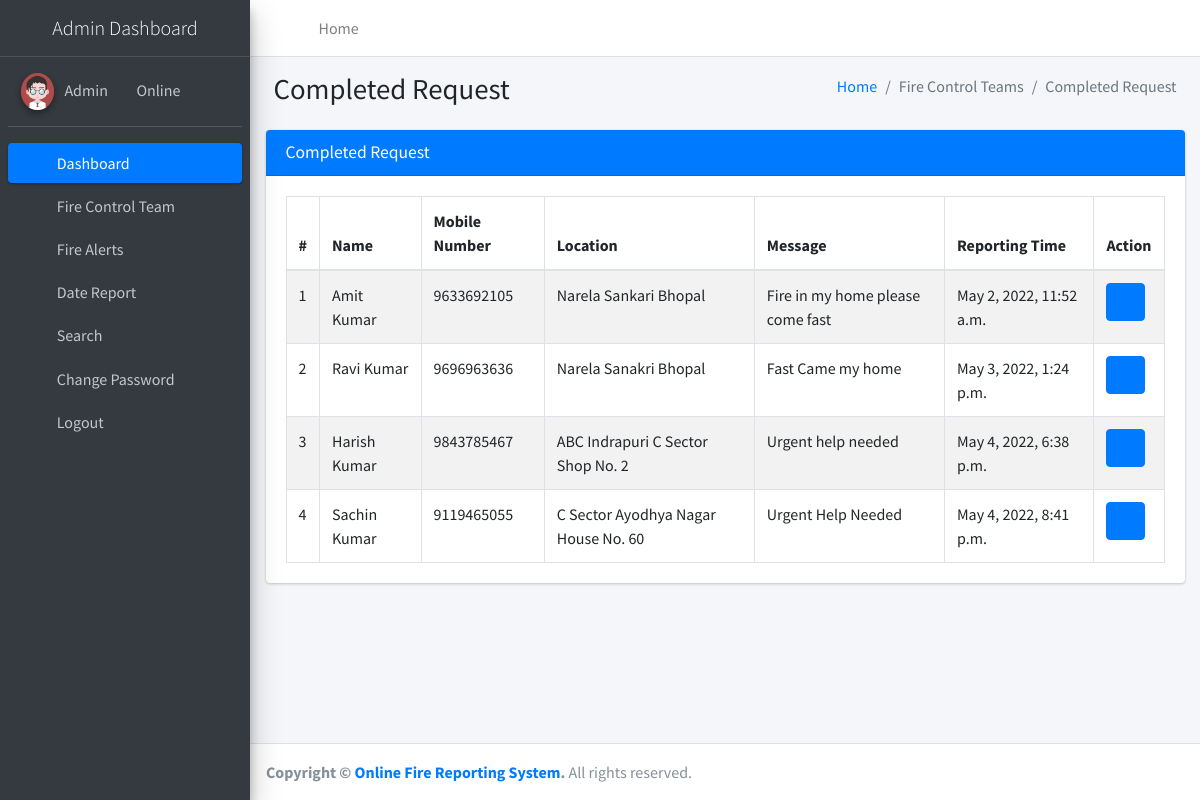
Screenshot of /completeRequest (signed in) with the database file from the repository.
### firereport/models.py (models this page shows, shortened)
class Firereport(models.Model):
    FullName = models.CharField(max_length=250, null=True)
    MobileNumber = models.CharField(max_length=12, null=True)
    Location = models.CharField(max_length=200, null=True)
    Message = models.CharField(max_length=200, null=True)
    AssignTo = models.ForeignKey(Teams, on_delete=models.CASCADE, null=True)
    Status = models.CharField(max_length=150, null=True)
    Postingdate = models.DateTimeField(auto_now_add=True)
    AssignedTime = models.CharField(max_length=150, null=True)
    UpdationDate = models.DateTimeField(null=True)

### firereport/views.py (the view)
# urls.py: path('completeRequest', completeRequest, name='completeRequest'),
def completeRequest(request):
    if not request.user.is_authenticated:
        return redirect('admin_login')
    firereport = Firereport.objects.filter(Status='Request Completed')
    return render(request, 'admin/completeRequest.html', locals())

### firereport/templates/admin/completeRequest.html
{% extends 'adminNavbar.html' %}
{% block main %}
{% load static %}
<section class="content">
    <div class="content-header">
        <div class="container-fluid">
            <div class="row mb-2">
                <div class="col-sm-6">
                    <h1 class="m-0">Completed Request</h1>
                </div>
                <div class="col-sm-6">
                    <ol class="breadcrumb float-sm-right">
                        <li class="breadcrumb-item"><a href="{% url 'dashboard' %}">Home</a></li>
                        <li class="breadcrumb-item active">Fire Control Teams</li>
                        <li class="breadcrumb-item active">Completed Request</li>
                    </ol>
                </div>
            </div>
        </div>
    </div>
    <div class="container-fluid">
        <div class="row">
            <div class="col-md-12">
                <div class="card card-primary">
                    <div class="card-header">
                        <h3 class="card-title">Completed Request</h3>
                    </div>
                    <div class="card-body">
                        <table id="example1" class="table table-bordered table-striped">
                            <thead>
                            <tr>
                                <th>#</th>
                                <th>Name</th>
                                <th>Mobile Number</th>
                                <th>Location</th>
                                <th>Message</th>
                                <th>Reporting Time</th>
                                <th>Action</th>
                            </tr>
                            </thead>
                            <tbody>
                            {% for i in firereport %}
                            <tr>
                                <td>{{forloop.counter}}</td>
                                <td>{{i.FullName}}</td>
                                <td>{{i.MobileNumber}}</td>
                                <td>{{i.Location}}</td>
                                <td>{{i.Message}}</td>
                                <td>{{i.Postingdate}}</td>
                                <td>
                                    <div class="btn-group">
                                        <a class="btn btn-primary" href="{% url 'viewRequestDetails' i.id %}"><i
                                                class="fa fa-eye"></i></a>
                                    </div>
                                </td>
                            </tr>
                            {% endfor %}
                            </tbody>
                        </table>
                    </div>
                </div>
            </div>
        </div>
    </div>
</section>
{% endblock %}

### rows the page displays
Firereport: FullName "Amit Kumar", MobileNumber "9633692105", Location "Narela Sankari Bhopal", Message "Fire in my home please come fast", Postingdate "May 2, 2022, 11:52 a.m."
Firereport: FullName "Ravi Kumar", MobileNumber "9696963636", Location "Narela Sanakri Bhopal", Message "Fast Came my home", Postingdate "May 3, 2022, 1:24 p.m."
Firereport: FullName "Harish Kumar", MobileNumber "9843785467", Location "ABC Indrapuri C Sector Shop No. 2", Message "Urgent help needed", Postingdate "May 4, 2022, 6:38 p.m."
Firereport: FullName "Sachin Kumar", MobileNumber "9119465055", Location "C Sector Ayodhya Nagar House No. 60", Message "Urgent Help Needed", Postingdate "May 4, 2022, 8:41 p.m."
